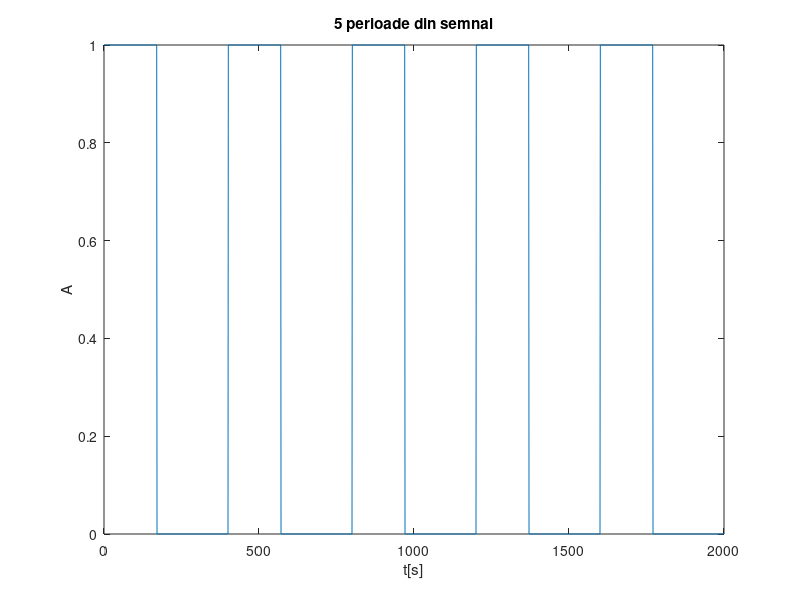
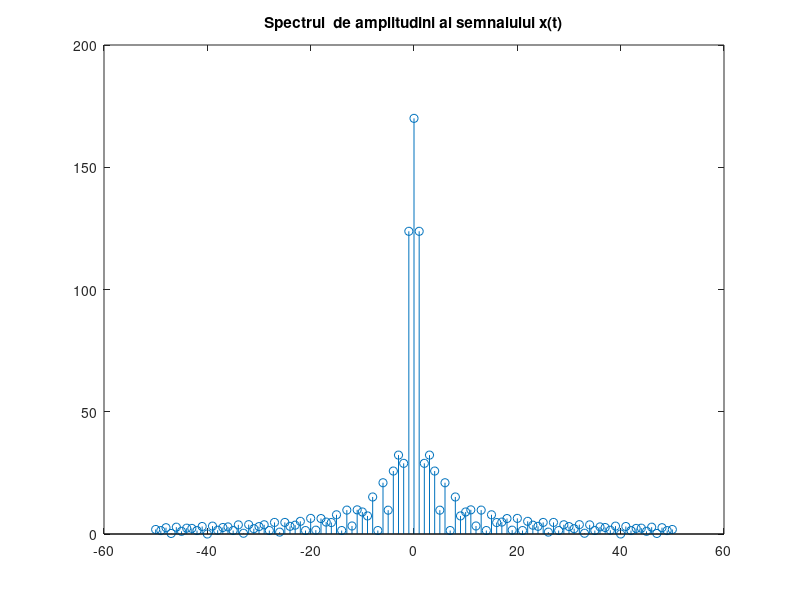
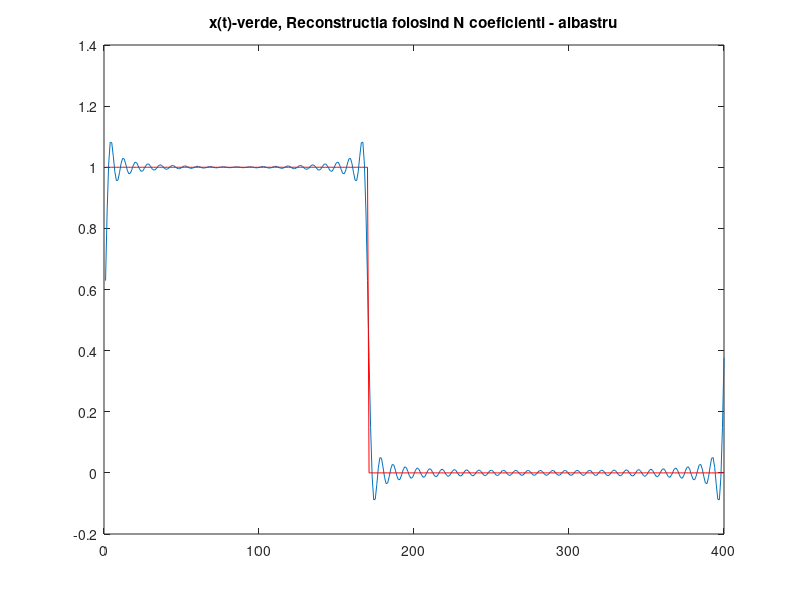

Here is the MATLAB script that generated these plots, in order:
%Moscu Daniel
%424 D
%Numarul de ordine 17
%Semnal dreptunghiular cu perioada P=40[sec]
%Durata semnalelor D=17[sec]
%Numar de coeficienti Fourier N=50

P=40; 
D=17; 
N=50; 
f=1/P; 
w0=2*pi*f; %pulsatia
rez=0.1; %rezolutia temporala a semnalului

s1=[ones(1,D/rez),zeros(1,(P-D)/rez)]; %o perioada din semnalul dreptunghiular
t=0:rez:P; %timpul echivalent petru o perioada
perioada=P/rez;%nr de  esantioane dintr-o perioada

semnal=repmat(s1,1,5);%repetam semnalul initial de 5 ori
figure
plot(semnal)
title('5 perioade din semnal')
xlabel('t[s]')
ylabel('A')


%Determinam coeficientii Seriei Fourier Exponentiale
xk=zeros(1,2*N+1);
for m=-N:1:N
    for l=1:1:perioada
    xk(m+N+1)= xk(m+N+1)+semnal(l)*exp(-1i*m*w0*t(l));
    end
end
figure
stem((-N:N),abs(xk)) %spectrul semnalului
title('Spectrul  de amplitudini al semnalului x(t)') 
s_rec=zeros(1,perioada); %initializam semnalul pe care il vom reconstrui
for l=1:1:perioada
    for m=-N:1:N
        s_rec(l)= s_rec(l)+xk(m+N+1)*exp(1i*m*w0*t(l));
    end
end
s_rec=s_rec/perioada;%normam semnalul reconstruit
figure
plot(real(s_rec))
hold on
plot(s1,'color','r')
title('x(t)-verde, Reconstructia folosind N coeficienti - albastru')


%Seriile Fourier( SFC, SFT, SFA) practic aproximeaza
%semnalul periodic printr-o suma infinita de sinusuri sau cosinusuri
%fiecare putand avea diferite frecvente si fiecare avand un coef propriu

%Deoarece numarul de termeni este finit, nu putem spune ca semnalul initial
%este aproximat perfect. Cu cat acest numar este marit, cu atat creste si
%calitatea aproximarii, adica scade marja de eroare. 